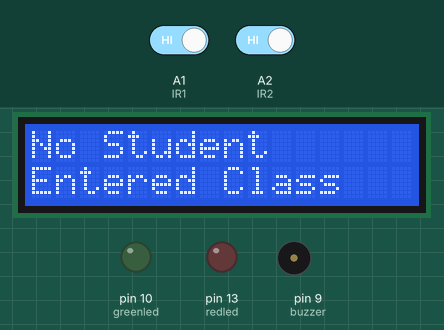
Bench run of a sketch on a simulated Arduino Uno, built with avr-gcc and run on an emulated ATmega328P. Parts: 16×2 character LCD, output pins drawn as LEDs (lit = HIGH), buzzer (waves = sounding). The inputs (shaded band) are chosen by the test bench; at power-on: A1 (IR1) HIGH, A2 (IR2) HIGH. Pins used as bus, display or sensor lines are not drawn; what the sketch prints to the serial monitor is not drawn.

Above: at 1.2 s.
1.3 s: A1 (IR1) driven LOW
At 3.2 s:
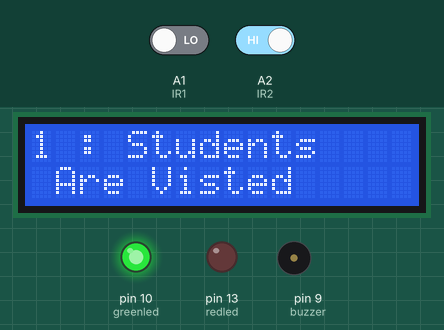
5.4 s: A1 (IR1) driven HIGH
At 6.4 s:
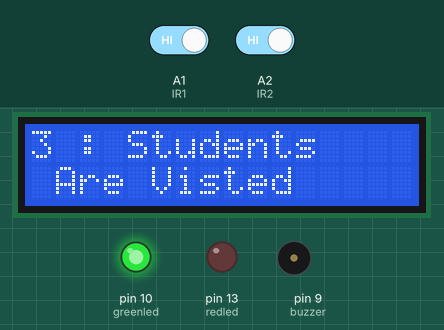
8.6 s: A2 (IR2) driven LOW
At 9.9 s:
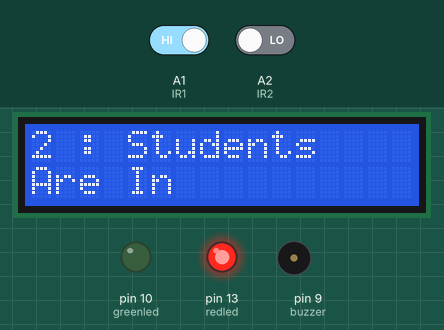
12.7 s: A1 (IR1) driven LOW
At 15.0 s:
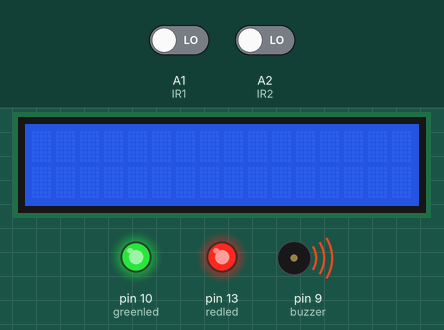
Timing chart, 0 to 17.8 s (numbered marks = the images above; inputs shaded):
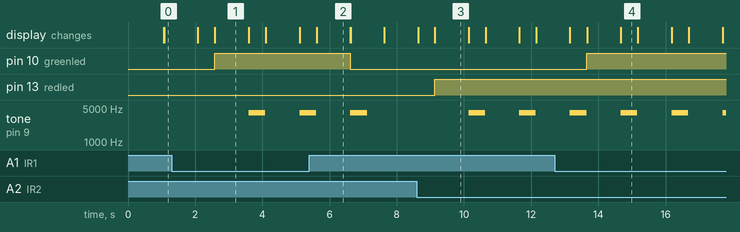

Measured:
- after the input at 1.3 s, pin 10 (greenled): LOW → HIGH after 1.3 s; tone on pin 9 (buzzer): silent → 4000 Hz after 2.3 s, → silent 0.50 s later, → 4000 Hz 1.0 s later
- after the input at 5.4 s, pin 10 (greenled): HIGH → LOW after 1.2 s; tone on pin 9 (buzzer): goes on until 7.1 s, then stays silent
- after the input at 8.6 s, pin 13 (redled): LOW → HIGH after 0.53 s; tone on pin 9 (buzzer): alternates 4000 Hz for 0.50 s and silent for 1.0 s, starting after 1.5 s
- after the input at 12.7 s, pin 10 (greenled): LOW → HIGH after 0.96 s; the display: first differs from a run without the input after 0.96 s (image 4 shows a later state)
- what the display in image 1 shows lasts 1.0 s, from 2.6 s to 3.6 s
- what the display in image 4 shows lasts 0.5 s, from 14.7 s to 15.2 s

The sketch:

ARDUINO-BASED-ATENDANCE-SYSTEM-USING-IR-SENSORS.ino
```cpp
#include<LiquidCrystal.h>
LiquidCrystal lcd(12, 11, 5, 4, 3, 2);
const int IR1 = A1, IR2 = A2;
const int redled = 13, greenled = 10, buzzer = 9;
int s_val_1 = 0, s_val_2 = 0, count = 0;

void setup()
{
  lcd.begin(16, 2);
  pinMode(IR1, INPUT);
  pinMode(IR2, INPUT);
  pinMode(redled, OUTPUT);
  pinMode(greenled, OUTPUT);
  pinMode(buzzer, OUTPUT);
  Serial.begin(9600);
}

void loop()
{
  s_val_1 = digitalRead(IR1);
  s_val_2 = digitalRead(IR2);
  Serial.print(s_val_1);
  Serial.println("=IR1\n");
  printf("/n");
  printf("/n");
  Serial.print(s_val_2);
  Serial.println("=IR2\n");


  if (s_val_1 == 0)
  {

    delay(10);
    count++;
    delay(500);
    digitalWrite(greenled, 1);
    digitalWrite(buzzer, 1);
    lcd.setCursor(0, 0);
    lcd.print(count);
    lcd.setCursor(2, 0);
    lcd.print(": Students");
    lcd.setCursor(0, 1);
    lcd.print(" Are Visted ");
    delay(1000);
    lcd.clear();
    tone(buzzer, 4000, 500);
  }
  else if (s_val_2 == 0)
  {
    if (count != 0)
      count--;
    delay(500);
    digitalWrite(redled, 1);
    digitalWrite(buzzer, 1);
    lcd.setCursor(0, 0);
    lcd.print(count);
    lcd.setCursor(2, 0);
    lcd.print(": Students");
    lcd.setCursor(0, 1);
    lcd.print("Are In");
    delay(1000);
    lcd.clear();
    tone(buzzer, 4000, 500);

  }
  else
  {
    digitalWrite(redled, 0);
    digitalWrite(greenled, 0);
    digitalWrite(buzzer, 0);
    lcd.setCursor(0, 0);
    lcd.print("No Student");
    lcd.setCursor(0, 1);
    lcd.print("Entered Class");
    delay(1000);
    lcd.clear();
  }
}
```
